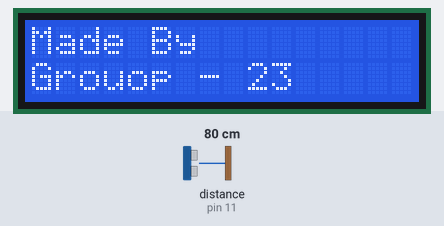
A sketch run on a simulated Arduino Uno, built with avr-gcc and run on an emulated ATmega328P. On the bench: 16×2 character LCD. Wiring (inferred from the names in the program): ultrasonic range finder: trigger pin 12; echo pin 11. Inputs (shaded band) come from the test bench; at power-on: distance to the obstacle (sensor on pin 11) 80 cm. The echo pulse lasts 58.3 µs per cm.

Above: at 2.1 s.
At 5.2 s:
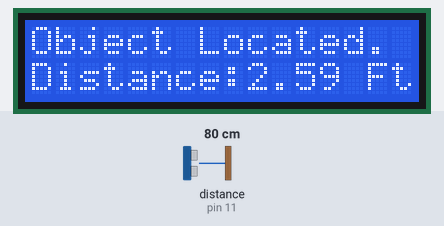
5.3 s: distance to the obstacle (sensor on pin 11) set to 2 cm
At 5.9 s:
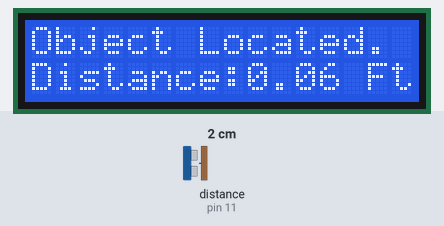
6.8 s: distance to the obstacle (sensor on pin 11) set to 4 cm
At 8.0 s:
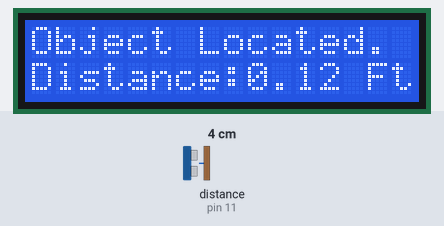
8.3 s: distance to the obstacle (sensor on pin 11) set to 9 cm
At 9.6 s:
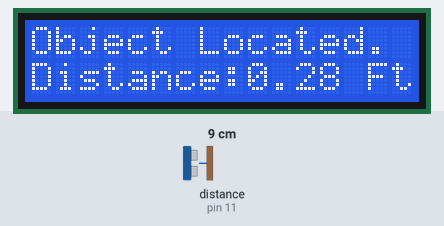
Timing chart, 0 to 11.3 s (numbered marks = the images above; inputs shaded):
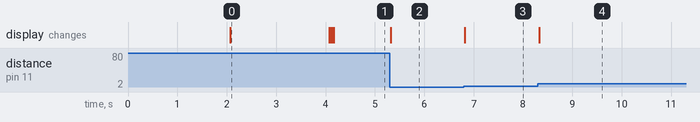

The sketch:

LCD_Display_With_sound_Sensor.ino
```cpp
/*
 * Day-41    Date:11 June.2021
 * auther: Abdullah Al masum 2
 */
# include "LiquidCrystal.h"  //lcd libary

LiquidCrystal lcd(2, 3, 4, 5, 6, 7);   //LCD object Parameters: (rs, enable, d4, d5, d6, d7)
const int trigPin = 12; //trig pin connection
const int echoPin = 11;  //echopin connection
long duration;
float distanceCm,distanceFeet;

void setup() {      // setup perameter
    lcd.begin(16,2);
    pinMode(trigPin, OUTPUT);
    pinMode(echoPin, INPUT);
    lcd.setCursor(0,0);
    lcd.print("  --Project--   ");
    lcd.setCursor(0,1);
    lcd.print("  --Durotto-- ");
    delay(2000);
    lcd.clear();
    lcd.setCursor(0,0);
    lcd.print("Made By    ");
    lcd.setCursor(0,1);
    lcd.print("Grouop - 23");
    delay(2000);
    lcd.clear();
}

void loop() {   // loop of flow program
    digitalWrite(trigPin, LOW);
    delayMicroseconds(2);
    digitalWrite(trigPin, HIGH);
    delayMicroseconds(10);
    digitalWrite(trigPin, LOW);
    duration = pulseIn(echoPin, HIGH);
    distanceCm = duration*0.034 / 2;  // This is standard calibration
    distanceFeet = distanceCm / 30.48;  // converting to feet
    lcd.setCursor(0,0);
    lcd.print("Object Located.");
    delay(10);
    lcd.setCursor(0,1);
    lcd.print("Distance:");
    lcd.print(distanceFeet);
    lcd.print(" Ft ");
    delay(10);
}
```

Measured:
- after the input at 5.3 s, the display: changes at once (image 2)
- after the input at 6.8 s, the display: changes at once (image 3)
- after the input at 8.3 s, the display: changes at once (image 4)
- what the display in image 0 shows lasts 2.0 s, from 2.1 s to 4.1 s
